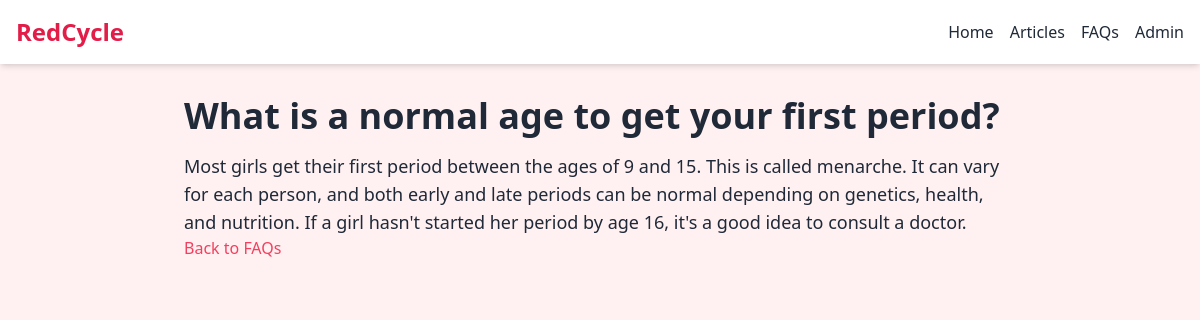
The page /faq/1/ on the database its author committed.
### faq/models.py (models this page shows, shortened)
class FAQ(models.Model):
    question = models.CharField(max_length=300)
    answer = models.TextField()
    category = models.CharField(max_length=100)
    published = models.BooleanField(default=True)

### core/views.py (the view)
# urls.py: path('faq/<int:pk>/', views.faq_detail, name='faq_detail'),
def faq_detail(request, pk):
    faq = get_object_or_404(FAQ, pk=pk)
    return render(request, 'core/faq_detail.html', {'faq': faq})

### core/templates/core/faq_detail.html (shortened to what this page needs)
<!DOCTYPE html>
<html lang="en">
<head>
  <script src="https://cdn.tailwindcss.com"></script>
</head>
<body class="bg-rose-50 text-gray-800">
  <nav class="bg-white shadow-md p-4 flex justify-between items-center">
    <div class="text-2xl font-bold text-rose-600">RedCycle</div>
    <ul class="flex space-x-4">
      <li><a href="/" class="hover:text-rose-500 font-medium">Home</a></li>
      <li><a href="#articles" class="hover:text-rose-500 font-medium">Articles</a></li>
      <li><a href="#faq" class="hover:text-rose-500 font-medium">FAQs</a></li>
      <li><a href="/admin" class="hover:text-rose-500 font-medium">Admin</a></li>
    </ul>
  </nav>
  <div class="p-8 max-w-4xl mx-auto">
    <h1 class="text-4xl font-bold mb-4">{{ faq.question }}</h1>
    <p class="text-lg">{{ faq.answer }}</p>
    <a href="/" class="text-rose-500 hover:underline">Back to FAQs</a>
  </div>
</body>
</html>

### rows shown on the page
FAQ: question "What is a normal age to get your first period?", answer "Most girls get their first period between the ages of 9 and 15. This is called menarche. It can vary for each person, and both early and late periods can be normal depending on genetics, health, and nutrition. If a girl hasn't started her period by age 16, it's a good idea to consult a doctor."
